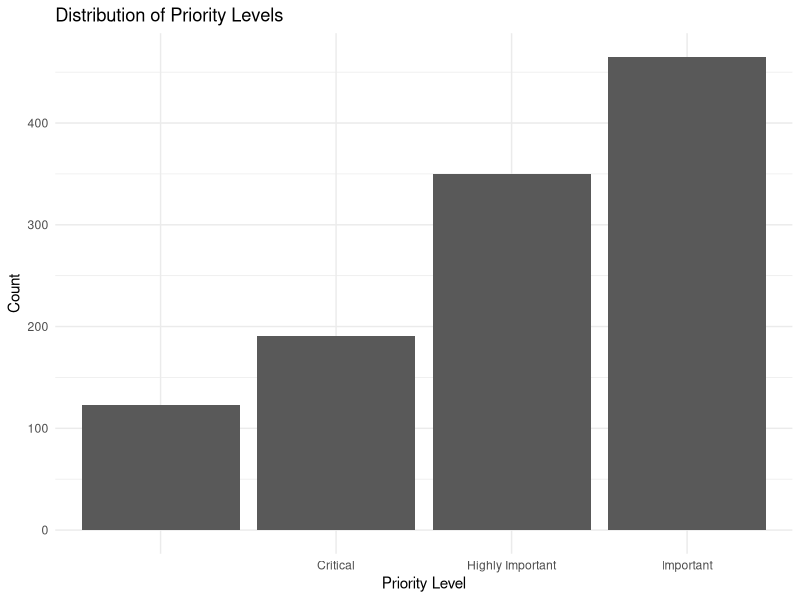
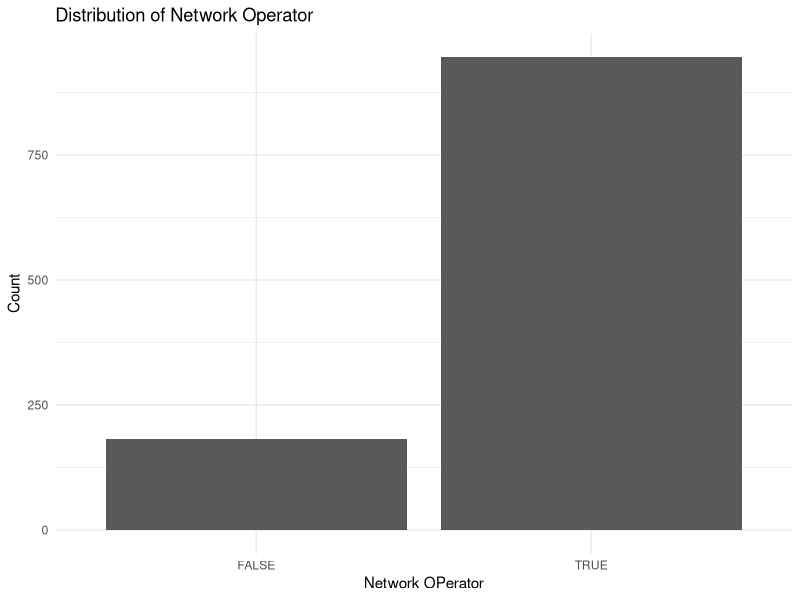
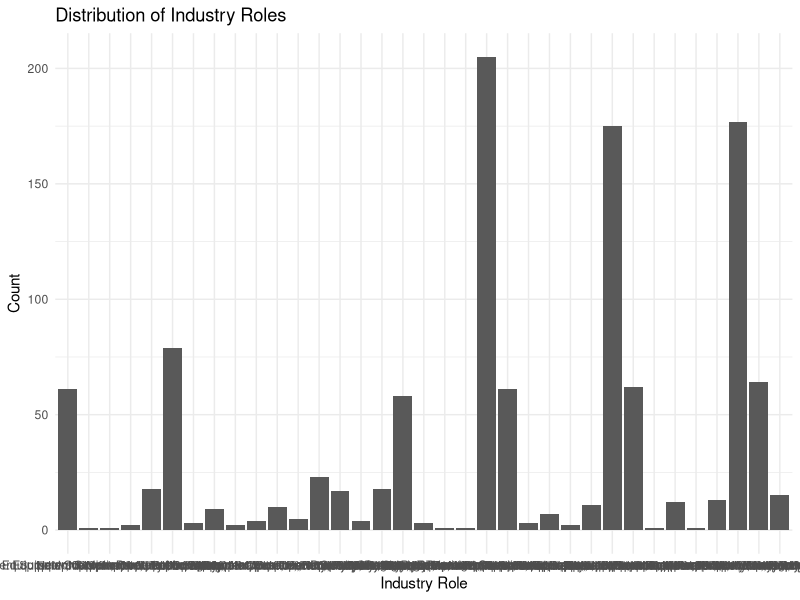
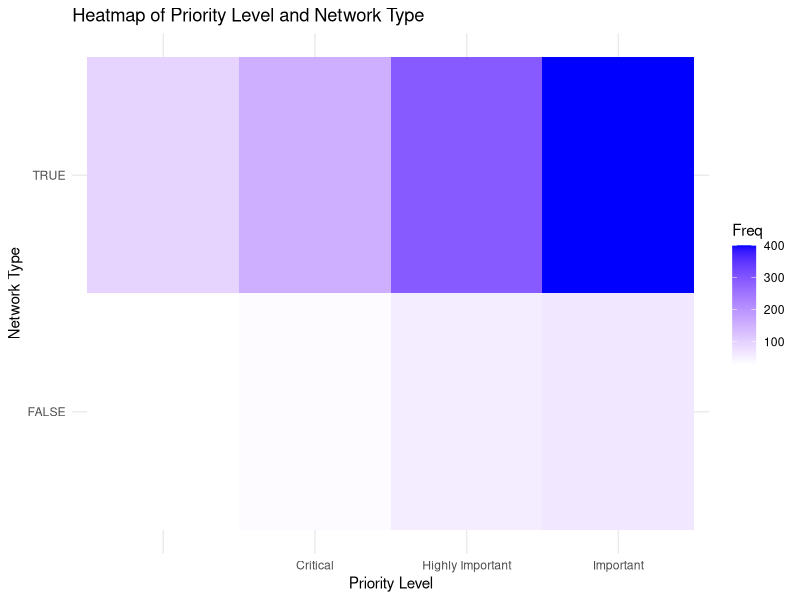
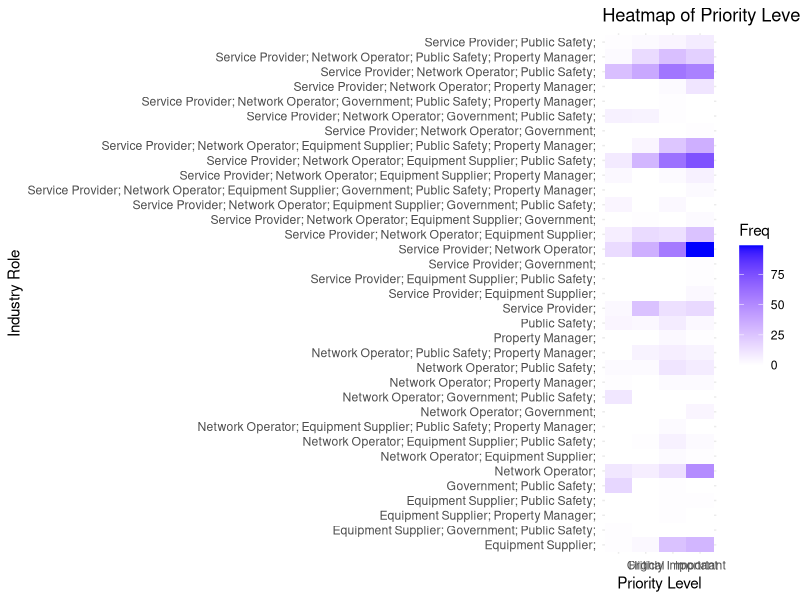

Write the R code that produced these figures, in order.
## ---- chunk 1
knitr::opts_chunk$set(echo = TRUE)
## ---- chunk 2
# Load necessary libraries
library(dplyr)
library(ggplot2)

# Load the dataset (update the path as necessary)
csric_data <- read.csv("CSRIC_Best_Practices_Raw.csv.csv")

# Preview the data
head(csric_data)
## ---- chunk 3
# Check for missing values
missing_values <- colSums(is.na(csric_data))
print(missing_values)

## ---- chunk 4
# Remove duplicates
csric_data <- csric_data[!duplicated(csric_data), ]

# Convert relevant columns to factors for categorical analysis
csric_data$Priority <- as.factor(csric_data$Priority)
# Print column names to confirm exact names
colnames(csric_data)
csric_data$Public.Safety.and.Disaster <-as.factor(csric_data$Public.Safety.and.Disaster)
csric_data$Network.Operator <- as.factor(csric_data$Network.Operator)
csric_data$Industry_Role.s. <- as.factor(csric_data$Industry.Role.s.)

## ---- chunk 5
# Display summary statistics for key columns
summary(csric_data)
## ---- chunk 6
# Plot the distribution of Priority Levels
ggplot(csric_data, aes(x = Priority)) + 
  geom_bar() + 
  ggtitle("Distribution of Priority Levels") +
  xlab("Priority Level") +
  ylab("Count") +
  theme_minimal()
## ---- chunk 7
# Plot the distribution of Network.Operator
ggplot(csric_data, aes(x = Network.Operator)) + 
  geom_bar() + 
  ggtitle("Distribution of Network Operator") +
  xlab("Network OPerator") +
  ylab("Count") +
  theme_minimal()
## ---- chunk 8
# Plot the distribution of Industry Roles
ggplot(csric_data, aes(x = Industry.Role.s.)) + 
  geom_bar() + 
  ggtitle("Distribution of Industry Roles") +
  xlab("Industry Role") +
  ylab("Count") +
  theme_minimal()
## ---- chunk 9
# Chi-squared test for association between Priority Level and Network Operators
table_priority_network <- table(csric_data$Priority, csric_data$Network.Operator)
chi_test_priority_network <- chisq.test(table_priority_network)
chi_test_priority_network
## ---- chunk 10

# Chi-squared test for association between Priority Level and Industry Role
table_priority_role <- table(csric_data$Priority, csric_data$Industry.Role.s.)
chi_test_priority_role <- chisq.test(table_priority_role)
chi_test_priority_role
## ---- chunk 11

library(reshape2)
heatmap_data_network <- as.data.frame(table_priority_network)
ggplot(heatmap_data_network, aes(x = Var1, y = Var2, fill = Freq)) +
  geom_tile() +
  scale_fill_gradient(low = "white", high = "blue") +
  labs(title = "Heatmap of Priority Level and Network Type", x = "Priority Level", y = "Network Type") +
  theme_minimal()
## ---- chunk 12
heatmap_data_role <- as.data.frame(table_priority_role)
ggplot(heatmap_data_role, aes(x = Var1, y = Var2, fill = Freq)) +
  geom_tile() +
  scale_fill_gradient(low = "white", high = "blue") +
  labs(title = "Heatmap of Priority Level and Industry Role", x = "Priority Level", y = "Industry Role") +
  theme_minimal()
## ---- chunk 13
# Save cleaned data for reproducibility (run separately to avoid overwriting)
write.csv(csric_data, "CSRIC_Best_Practices_Cleaned.csv", row.names = FALSE)
